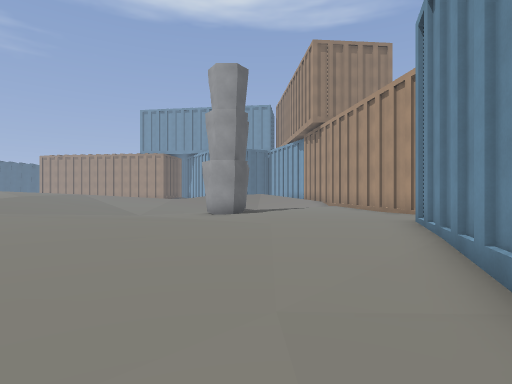
view 1 (above)

24 first-person views from a walk through a 3-D level made in the Godot game engine. The camera is 1.3 m above the floor, looks level and sees 80° across. The floor is counted in squares, 1.68 m on a side. Each view is taken from the middle of a square. On the plan, view 1 faces up. The plan holds only what a view shows up to about 11 squares ahead; the rest is blank. The place goes on beyond the plan.

view 2
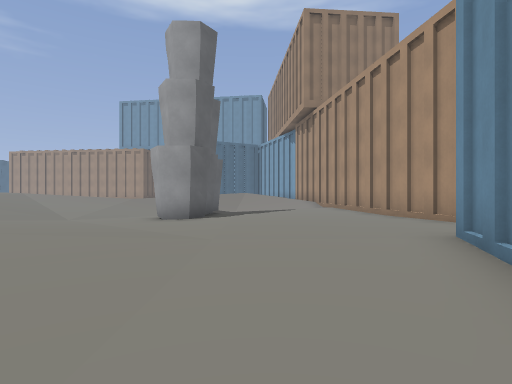

view 3
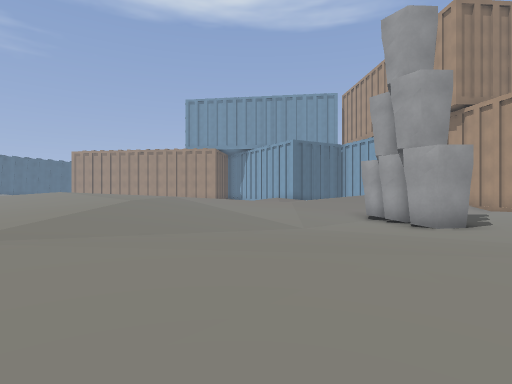

view 4
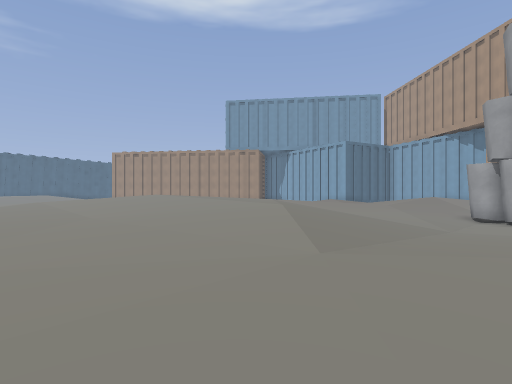

view 5
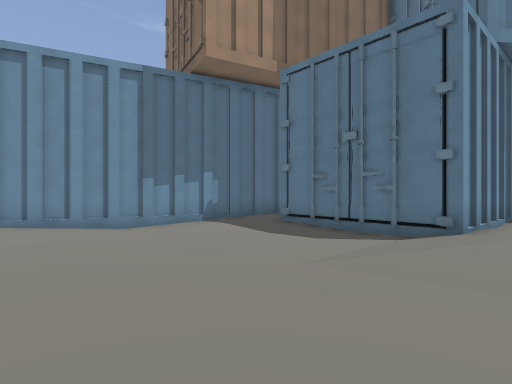

view 6
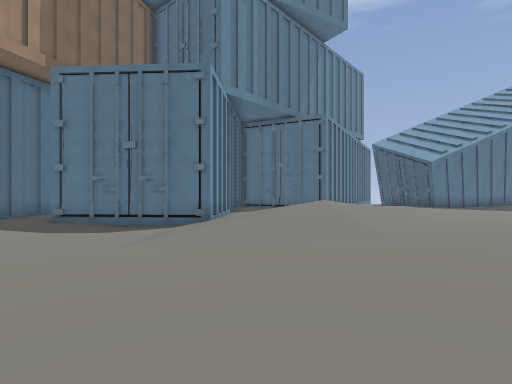

view 7
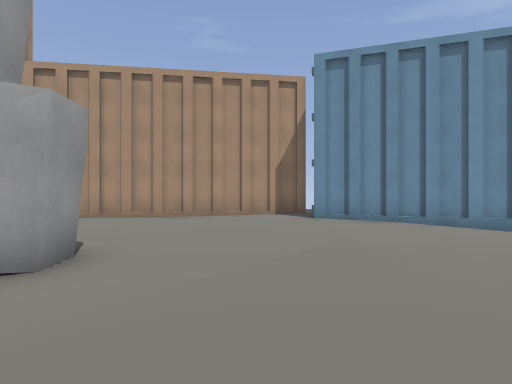

view 8
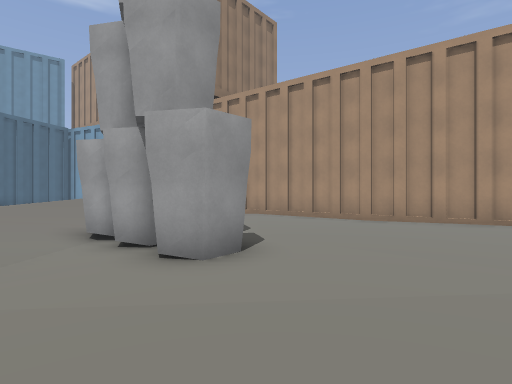

view 9
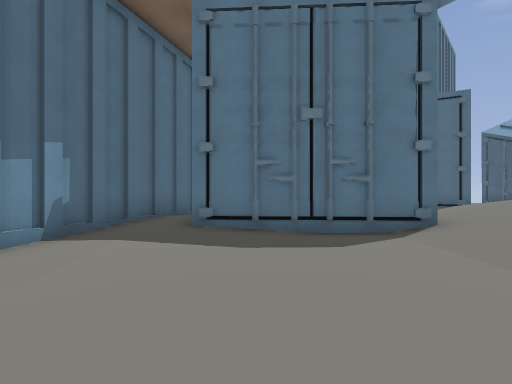

view 10
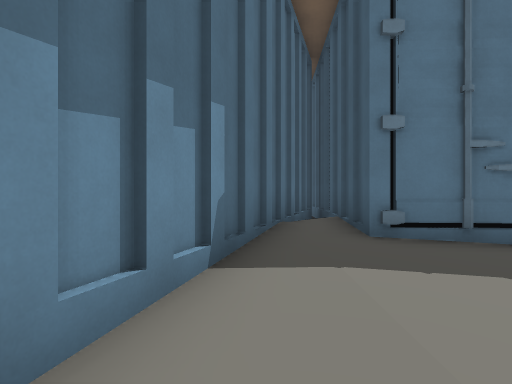

view 11
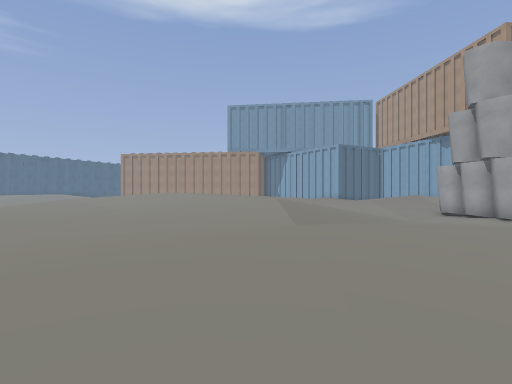

view 12
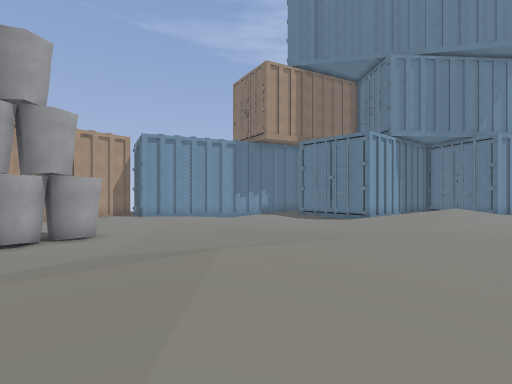

view 13
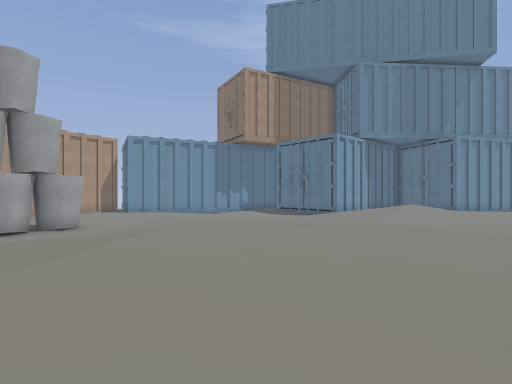

view 14
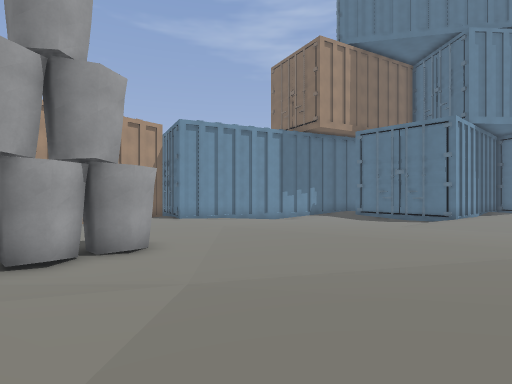

view 15
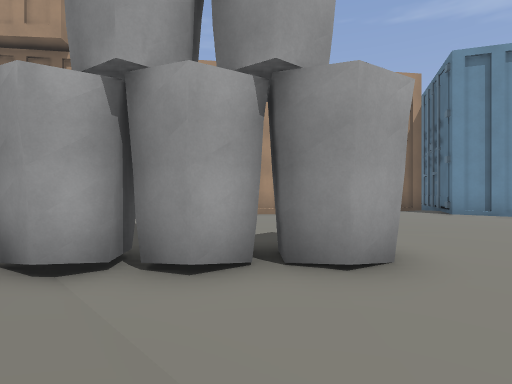

view 16
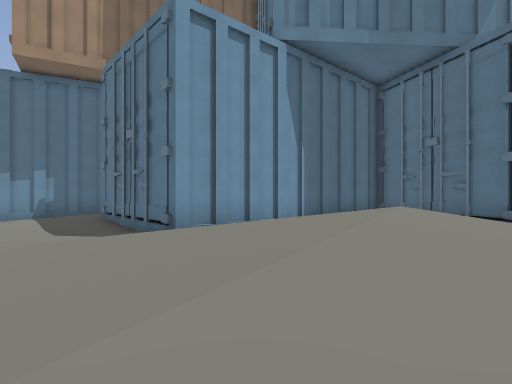

view 17
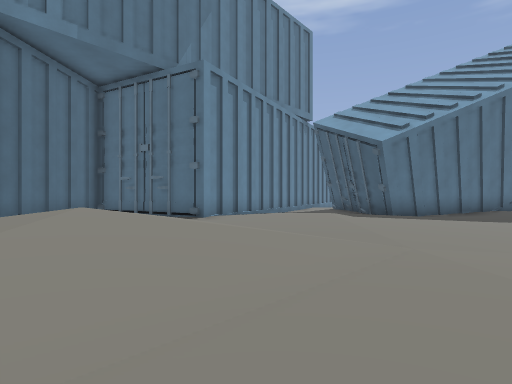

view 18
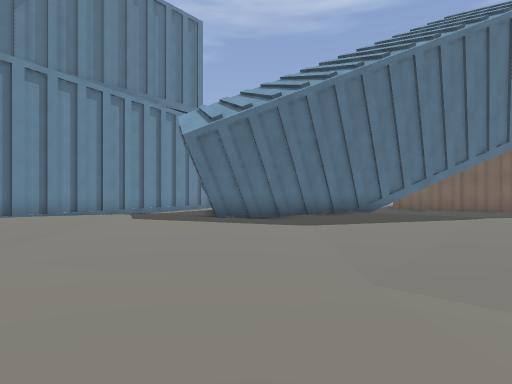

view 19
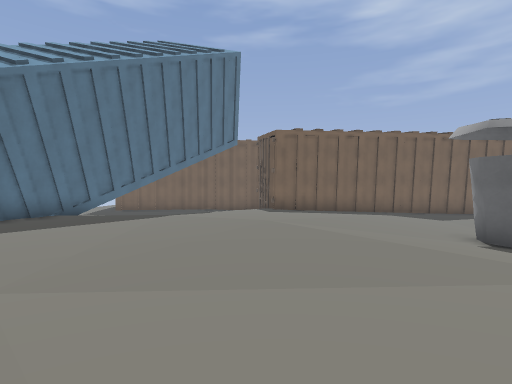

view 20
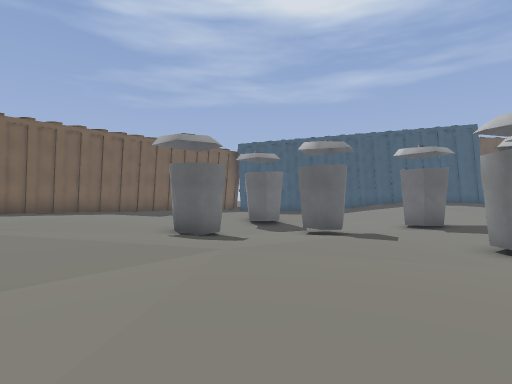

view 21
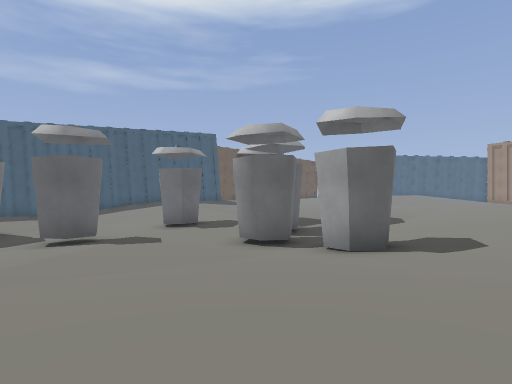

view 22
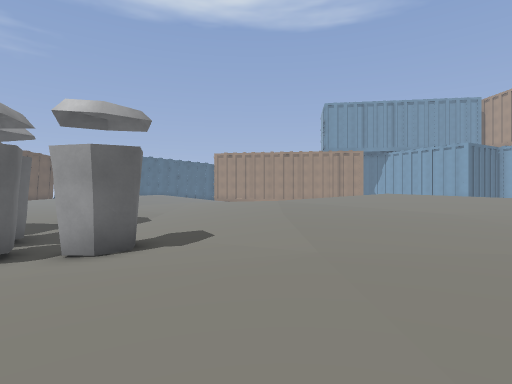

view 23
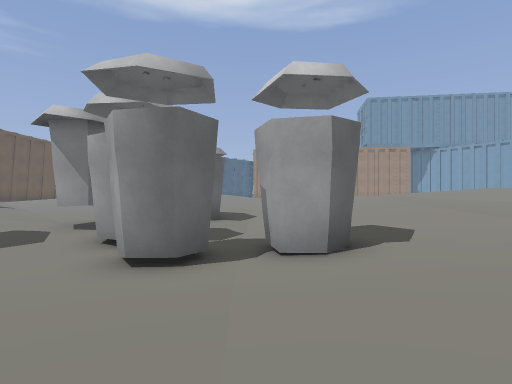

view 24
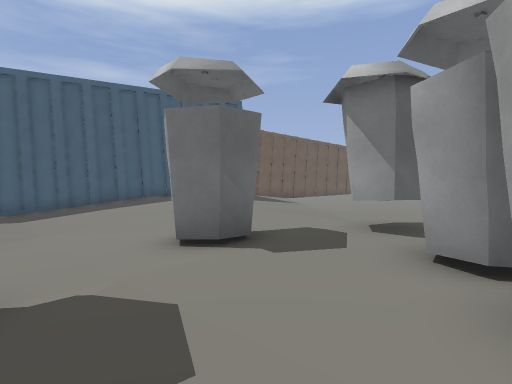

### Floor plan
Key: @ floor where view 1 was taken; # wall or solid block; . main floor; : floor 0.25 m higher than the main floor; - floor 0.25 m lower than the main floor; + floor 0.5 m higher than the main floor; _ floor 0.5 m lower than the main floor; * floor 0.75 m higher than the main floor; < floor 0.75 m lower than the main floor; % floor 1 m higher than the main floor; & floor 1.25 m higher than the main floor; / step, stairs or slope; = window, fence, low wall or low ledge; B bin; O other object.
Columns run from 39 left of view 1 to 6 right of it. Each row starts with its distance up from view 1.
 15        ----   -/////**/////&&%///////BB--...#
 14       .------BB/////+++/////&%//////-BB-....#
 13       ..-----__/////++++/////%/////---B.....#
 12        /--BB____////++++++/**%/////--BB.....#
 11   ////  /__BBB<_////::::::++**////----......##
 10   //////_B__BB<_B-//:::::::++*///....-....../#
  9 #//////<BB_<<BBBB-//:::::::+++//::...........#
  8 #/////<<<<<<<<<<////.....:::++/:::::.........#
  7 #_<<<<<<<<<<<<<_///..... .:::+++:::::......###
  6         <<B__/////.....  :::++:::::........#
  5      <<<<BB___///...::   :::+:::::......../#
  4      __O<<<//--/...::    :::::::..........##
  3       OO <<///-...:::    ::::::.......----#
  2          <<B_//...:::    ::::.:::....----##
  1           BB-//...// /    ::.//////..--..#
  0        _//--///:/..///.  ::.///////.--.@.#
 -1        -//////:://--/......////////.-...##
 -2          /////::///---....////////#####:#
 -3          ::::+++///---....////////#   #:#
 -4          ::::+++//..-......///// /#   #/#
 -5             :++:/.......:::.  // ##   ###
 -6              ::::......::::::/   #
 -7               ::::....:::::::/   #
 -8                 :::...:::: :###  #
 -9                  :::###::   #  ###
-10                  ###  =

Where each view was taken, in squares from view 1:
view 1: 0 up, 0 right, facing up
view 2: 3 up, 1 right, facing up
view 3: 4 up, 6 left, facing up
view 4: 4 up, 10 left, facing up
view 5: 6 up, 7 left, facing down-right
view 6: 8 up, 7 left, facing down
view 7: 9 up, 5 left, facing right
view 8: 8 up, 4 left, facing up-right
view 9: 5 up, 2 left, facing down
view 10: 3 up, 1 right, facing down
view 11: 2 up, 10 left, facing up
view 12: 15 up, 13 left, facing down-right
view 13: 15 up, 15 left, facing down-right
view 14: 15 up, 9 left, facing down-right
view 15: 13 up, 5 left, facing right
view 16: 2 up, 11 left, facing down-right
view 17: 2 up, 12 left, facing down
view 18: 1 up, 18 left, facing down
view 19: 2 up, 19 left, facing down-left
view 20: 3 up, 19 left, facing left
view 21: 3 up, 20 left, facing up-left
view 22: 3 up, 20 left, facing up
view 23: 4 up, 24 left, facing up
view 24: 6 up, 26 left, facing up-left
